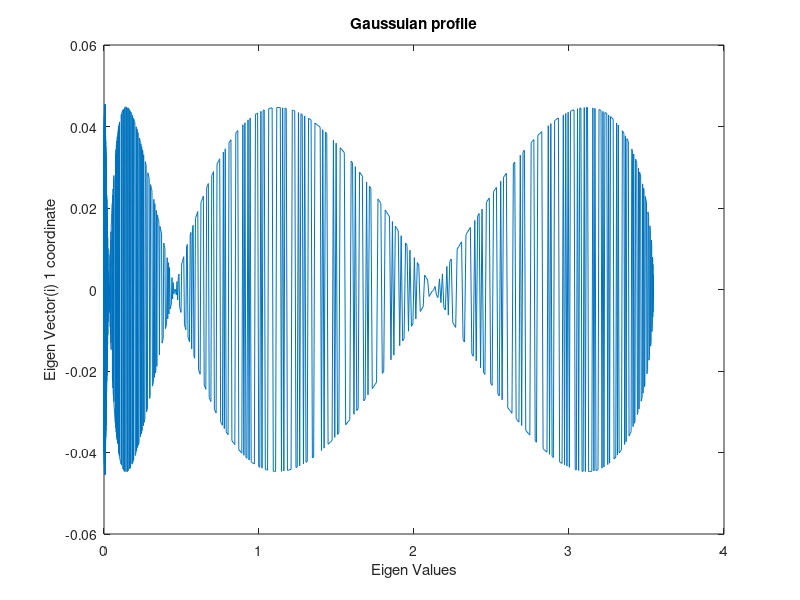

MATLAB code to generate this figure:
dim = 1000;
d  = 2;
i_matrix = ones(dim).*transpose((1:1:dim));
j_matrix = ones(dim).*((1:1:dim));
i_j_abs_matrix = abs(i_matrix- j_matrix);
A = exp(-i_j_abs_matrix.^2/ d^2);
[eigenvector,eigenvalues] = eig(A);
hF=figure('NumberTitle','off','Name',...
'String oscillations');
hA=axes('Parent',hF,'Units','pixels');
p=plot(eigenvalues*ones(dim,1),transpose(eigenvector(4,:)));
xlabel('Eigen Values')
ylabel('Eigen Vector(i) 1 coordinate')
title('Gaussuian profile')